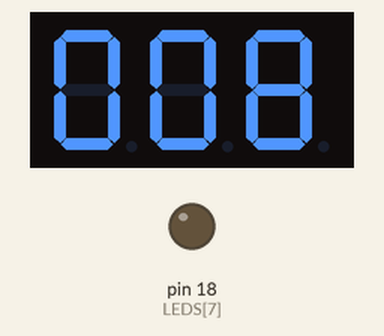
Bench run of a sketch on a simulated Arduino Uno, built with avr-gcc and run on an emulated ATmega328P. Parts: 3-digit seven-segment display, output pins drawn as LEDs (lit = HIGH). Wiring (inferred from the names in the program): 3-digit 7-segment display, segments lit when HIGH: segments pin 11, pin 12, pin 13, pin 14, pin 15, pin 16, pin 17; digit selects pin 10, pin 8, pin 7. The segment pins are drawn as the display they are named for; pins used as bus, display or sensor lines are not drawn.

Above: at 0.19 s.
At 2.63 s:
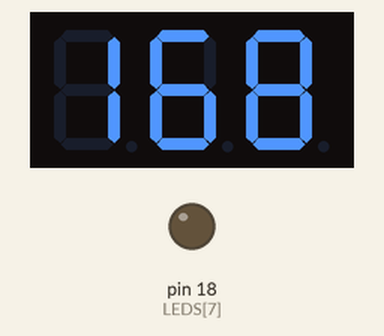
At 9.19 s:
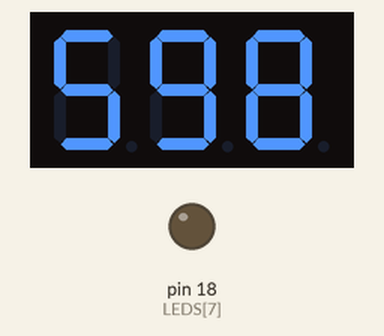
At 10.41 s:
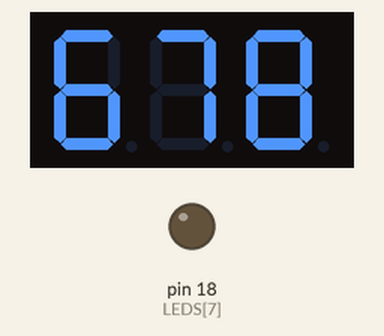
At 16.97 s:
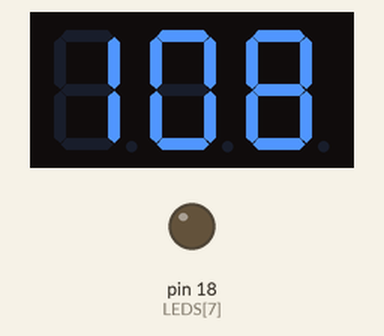
At 33.75 s:
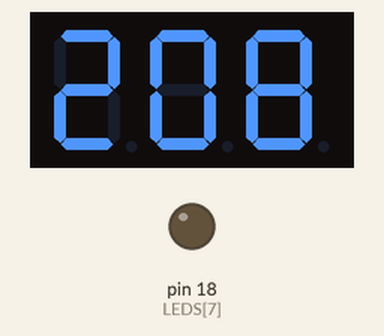

The sketch:

_22_7segment_multiplexing.ino
```cpp
const uint8_t LEDS[8] = { 11, 12, 13, 14, 15, 16, 17, 18 };
const uint8_t NUMBERS[10] =
  { 0x3f, 0x06, 0x5B, 0x4F, 0x66, 0x6D, 0x7D, 0x07, 0x7F, 0x6F };
const uint8_t D1 = 7, D2 = 8, D3 = 10;
uint16_t c = 0, dDelay = 5, cDelay = 10;
uint32_t pMillis = 0;

void setup() {
  // put your setup code here, to run once:
  for (uint8_t i = 0; i < sizeof(LEDS); i++)
    pinMode(LEDS[i], OUTPUT);
  pinMode(D1, OUTPUT);
  pinMode(D2, OUTPUT);
  pinMode(D3, OUTPUT);
}
void loop() {
  // put your main code here, to run repeatedly:
  setDigits(c);
  if (millis() - pMillis >= cDelay) {
    pMillis = millis();
    c++;
  }
  if (c > 999) c = 0;
}
void setDigits(uint16_t v) {
  uint8_t s1 = v % 10;
  v = v / 10;
  uint8_t s2 = v % 10;
  v = v / 10;
  uint8_t s3 = v % 10;
  digitalWrite(D3, LOW);
  digitalWrite(D2, LOW);
  digitalWrite(D1, HIGH);
  show(s1);
  delay(dDelay);
  digitalWrite(D3, LOW);
  digitalWrite(D2, HIGH);
  digitalWrite(D1, LOW);
  show(s2);
  delay(dDelay);
  digitalWrite(D3, HIGH);
  digitalWrite(D2, LOW);
  digitalWrite(D1, LOW);
  show(s3);
  delay(dDelay);
}
void show(uint8_t v) {
  for (uint8_t i = 0; i < 8; i++)
    if (bitRead(NUMBERS[v], i))
      digitalWrite(LEDS[i], HIGH);
    else
      digitalWrite(LEDS[i], LOW);
}
```
